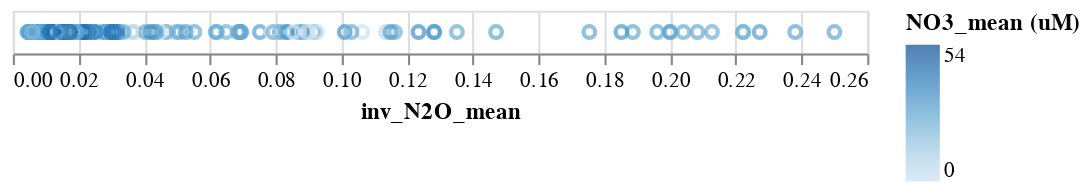

Here is the notebook cell this chart was saved with:
### Code cell
base

### Figure 1 — Vega-Lite specification as saved in the notebook (floating-point values rounded to 4 significant figures; data arrays with more than 128 entries replaced by an {"elided": "..."} marker saying what was removed)
{"config": {"view": {"continuousWidth": 400, "continuousHeight": 300}}, "data": {"name": "data-ae82bb31c494c3a4ffebe93ae819b94f"}, "mark": "point", "encoding": {"color": {"condition": {"type": "quantitative", "field": "NO3_mean (uM)", "selection": "selector027"}, "value": "lightgray"}, "x": {"type": "quantitative", "field": "inv_N2O_mean"}}, "selection": {"selector027": {"type": "interval"}}, "$schema": "https://vega.github.io/schema/vega-lite/v4.8.1.json", "datasets": {"data-ae82bb31c494c3a4ffebe93ae819b94f": {"elided": "212 records"}}}
